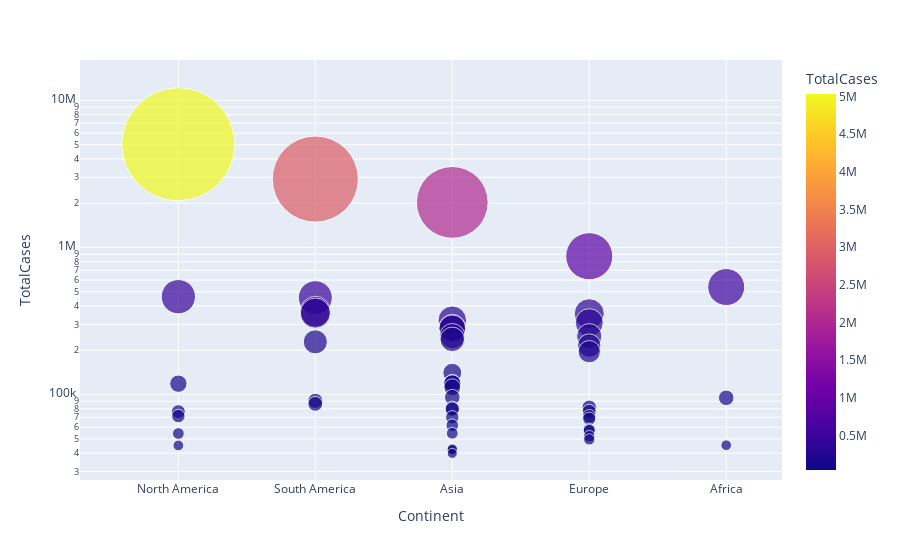

Notebook code for this chart:
### Code cell
px.scatter(df1.head(50), x = 'Continent', y='TotalCases', hover_data = ['Country/Region', 'Continent'],
          color='TotalCases', size='TotalCases', size_max=80, log_y=True)

### Figure 1 — Plotly figure (JSON) as saved in the notebook; plotly's stock layout.template omitted (floating-point values rounded to 4 significant figures)
{"data": [{"customdata": [["USA", "North America"], ["Brazil", "South America"], ["India", "Asia"], ["Russia", "Europe"], ["South Africa", "Africa"], ["Mexico", "North America"], ["Peru", "South America"], ["Chile", "South America"], ["Colombia", "South America"], ["Spain", "Europe"], ["Iran", "Asia"], ["UK", "Europe"], ["Saudi Arabia", "Asia"], ["Pakistan", "Asia"], ["Bangladesh", "Asia"], ["Italy", "Europe"], ["Turkey", "Asia"], ["Argentina", "South America"], ["Germany", "Europe"], ["France", "Europe"], ["Iraq", "Asia"], ["Philippines", "Asia"], ["Indonesia", "Asia"], ["Canada", "North America"], ["Qatar", "Asia"], ["Kazakhstan", "Asia"], ["Egypt", "Africa"], ["Ecuador", "South America"], ["Bolivia", "South America"], ["Sweden", "Europe"], ["Oman", "Asia"], ["Israel", "Asia"], ["Ukraine", "Europe"], ["Dominican Republic", "North America"], ["Panama", "North America"], ["Belgium", "Europe"], ["Kuwait", "Asia"], ["Belarus", "Europe"], ["UAE", "Asia"], ["Romania", "Europe"], ["Netherlands", "Europe"], ["Singapore", "Asia"], ["Guatemala", "North America"], ["Portugal", "Europe"], ["Poland", "Europe"], ["Nigeria", "Africa"], ["Honduras", "North America"], ["Bahrain", "Asia"], ["Japan", "Asia"], ["Armenia", "Asia"]], "hovertemplate": "Continent=%{customdata[1]}<br>TotalCases=%{marker.color}<br>Country/Region=%{customdata[0]}<extra></extra>", "legendgroup": "", "marker": {"color": [5032179, 2917562, 2025409, 871894, 538184, 462690, 455409, 366671, 357710, 354530, 320117, 308134, 284226, 281863, 249651, 249204, 237265, 228195, 215210, 195633, 140603, 119460, 118753, 118561, 112092, 95942, 95006, 90537, 86423, 81967, 80713, 79559, 76808, 76536, 71418, 71158, 70045, 68503, 61845, 57895, 56982, 54555, 54339, 52061, 49515, 45244, 45098, 42889, 42263, 39819], "coloraxis": "coloraxis", "size": [5032179, 2917562, 2025409, 871894, 538184, 462690, 455409, 366671, 357710, 354530, 320117, 308134, 284226, 281863, 249651, 249204, 237265, 228195, 215210, 195633, 140603, 119460, 118753, 118561, 112092, 95942, 95006, 90537, 86423, 81967, 80713, 79559, 76808, 76536, 71418, 71158, 70045, 68503, 61845, 57895, 56982, 54555, 54339, 52061, 49515, 45244, 45098, 42889, 42263, 39819], "sizemode": "area", "sizeref": 786.3, "symbol": "circle"}, "mode": "markers", "name": "", "orientation": "v", "showlegend": false, "type": "scatter", "x": ["North America", "South America", "Asia", "Europe", "Africa", "North America", "South America", "South America", "South America", "Europe", "Asia", "Europe", "Asia", "Asia", "Asia", "Europe", "Asia", "South America", "Europe", "Europe", "Asia", "Asia", "Asia", "North America", "Asia", "Asia", "Africa", "South America", "South America", "Europe", "Asia", "Asia", "Europe", "North America", "North America", "Europe", "Asia", "Europe", "Asia", "Europe", "Europe", "Asia", "North America", "Europe", "Europe", "Africa", "North America", "Asia", "Asia", "Asia"], "xaxis": "x", "y": [5032179, 2917562, 2025409, 871894, 538184, 462690, 455409, 366671, 357710, 354530, 320117, 308134, 284226, 281863, 249651, 249204, 237265, 228195, 215210, 195633, 140603, 119460, 118753, 118561, 112092, 95942, 95006, 90537, 86423, 81967, 80713, 79559, 76808, 76536, 71418, 71158, 70045, 68503, 61845, 57895, 56982, 54555, 54339, 52061, 49515, 45244, 45098, 42889, 42263, 39819], "yaxis": "y"}], "layout": {"coloraxis": {"colorbar": {"title": {"text": "TotalCases"}}, "colorscale": [[0, "#0d0887"], [0.1111, "#46039f"], [0.2222, "#7201a8"], [0.3333, "#9c179e"], [0.4444, "#bd3786"], [0.5556, "#d8576b"], [0.6667, "#ed7953"], [0.7778, "#fb9f3a"], [0.8889, "#fdca26"], [1, "#f0f921"]]}, "legend": {"itemsizing": "constant", "tracegroupgap": 0}, "margin": {"t": 60}, "xaxis": {"anchor": "y", "domain": [0, 1], "title": {"text": "Continent"}}, "yaxis": {"anchor": "x", "domain": [0, 1], "title": {"text": "TotalCases"}, "type": "log"}}}
